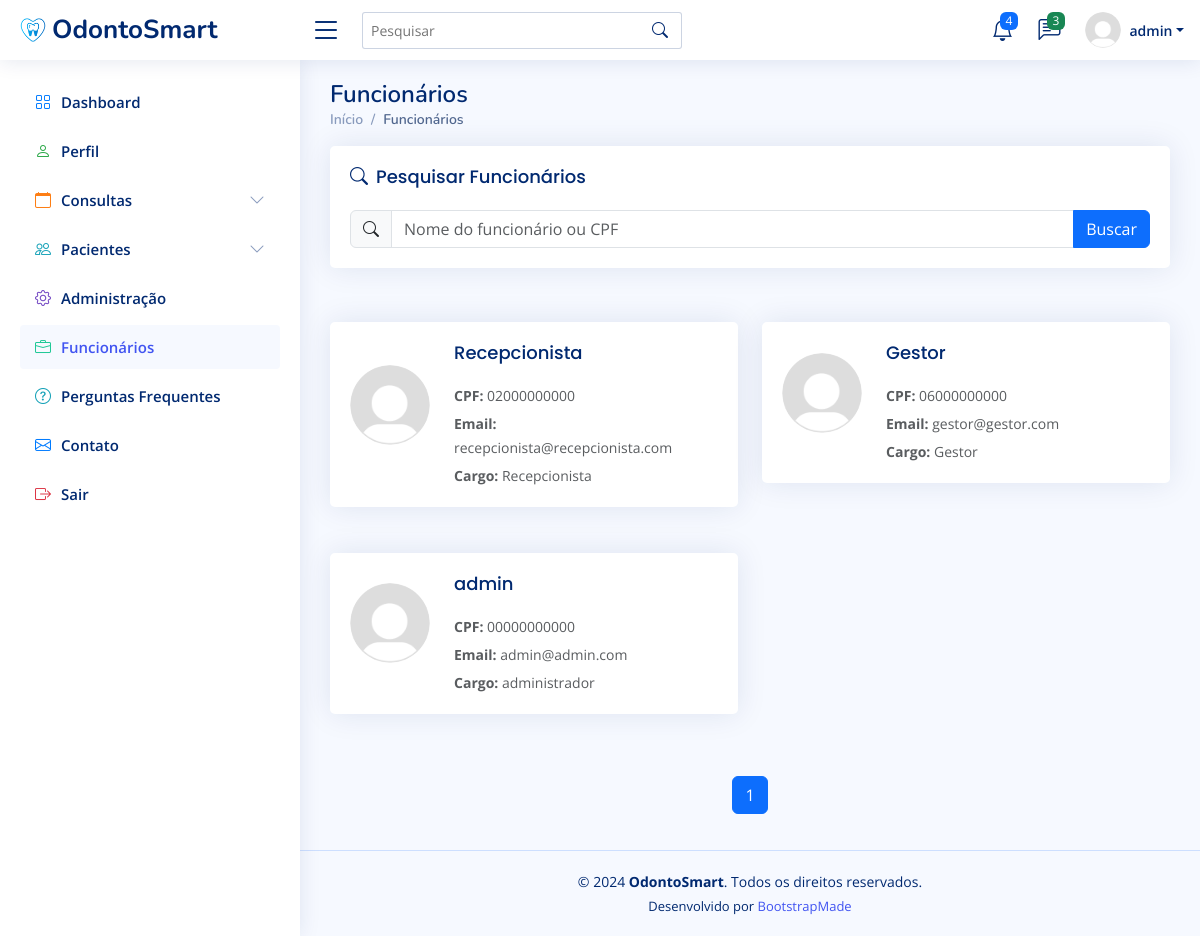
/funcionario/ (signed in), run on an earlier commit of the app's database.
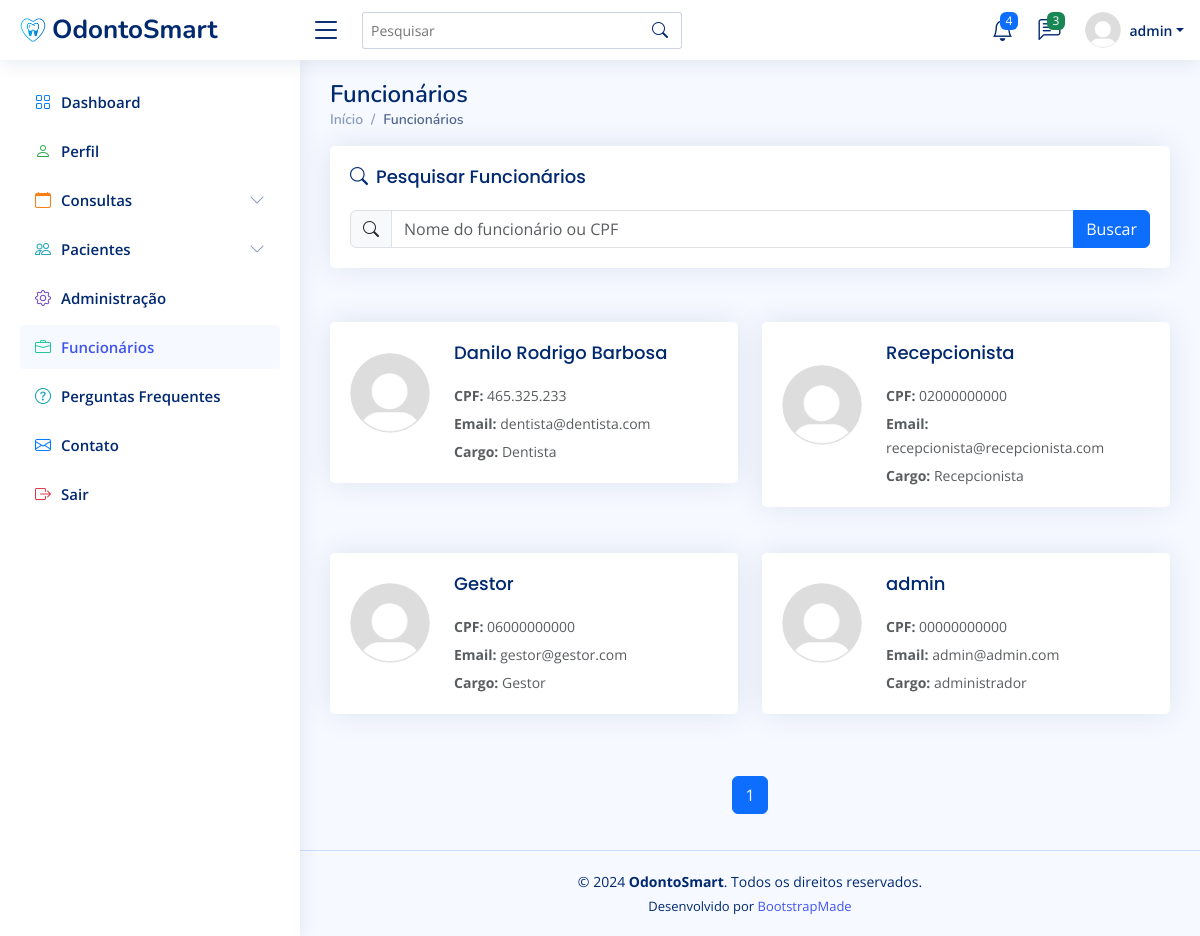
And on a later commit of the database.
### clinicaMedica/models.py (models this page shows, shortened)
class Funcionario(AbstractBaseUser, PermissionsMixin):
    cpf = models.CharField(max_length=14, unique=True)
    email = models.EmailField(unique=True, blank=False)
    salario = models.DecimalField(max_digits=10, decimal_places=2)
    cargo = models.CharField(max_length=50)
    nome = models.CharField(max_length=50)
    is_first_login = models.BooleanField(default=True)
    is_staff = models.BooleanField(default=False)
    date_joined = models.DateTimeField(verbose_name="Data de Ingresso", default=timezone.now)
    objects = FuncionarioManager()
    USERNAME_FIELD = 'email'
    REQUIRED_FIELDS = ['cpf', 'nome', 'cargo', 'salario']
    def first_two_names(self):
        parts = self.nome.split()
        if len(parts) == 1:
            name = self.nome
        elif len(parts) == 2:
            name = f"{parts[0]} {parts[1]}"
        else:
            name = f"{parts[0]} {parts[-1]}"
        if hasattr(self, 'dentista'):
            return f"Dr. {name}"
        return name

### clinicaMedica/views.py (the view)
# urls.py: path('funcionario/', views.funcionario, name='funcionario'),
@login_required
def funcionario(request):
    query = request.GET.get('procurar')
    if query:
        lista_de_funcionarios = Funcionario.objects.filter(
            nome__icontains=query
            ).union(
                Funcionario.objects.filter(cpf__icontains=query)
            ).order_by('-id')
    else:
        lista_de_funcionarios = Funcionario.objects.all().order_by('-id')  # Ordena os pacientes pelo id em ordem decrescente
    paginator = Paginator(lista_de_funcionarios, 10)  # Mostra 10 até funcionarios por página
    page_number = request.GET.get('page')
    page_obj = paginator.get_page(page_number)
    return render(request, 'pages.funcionario.html', {'page_obj': page_obj, 'query':query})

### clinicaMedica/templates/pages.funcionario.html (shortened to what the changed rows need)
{% load static %}
<!DOCTYPE html>
<html lang="pt-br">
  <head>
    <link
      href="{% static 'vendor/bootstrap/css/bootstrap.min.css' %}"
      rel="stylesheet"
    />
    <link
      href="{% static 'vendor/bootstrap-icons/bootstrap-icons.css' %}"
      rel="stylesheet"
    />
    <link
      href="{% static 'vendor/boxicons/css/boxicons.min.css' %}"
      rel="stylesheet"
    />
    <link href="{% static 'vendor/quill/quill.snow.css' %}" rel="stylesheet" />
    <link
      href="{% static 'vendor/quill/quill.bubble.css' %}"
      rel="stylesheet"
    />
    <link
      href="{% static 'vendor/remixicon/remixicon.css' %}"
      rel="stylesheet"
    />
    <link
      href="{% static 'vendor/simple-datatables/style.css' %}"
      rel="stylesheet"
    />
    <link href="{% static 'css/style.css' %}" rel="stylesheet" />
  </head>
  <body>
    <header id="header" class="header fixed-top d-flex align-items-center">
      <nav class="header-nav ms-auto">
        <ul class="d-flex align-items-center">
          <li class="nav-item dropdown pe-3">
            <a
              class="nav-link nav-profile d-flex align-items-center pe-0"
              href="#"
              data-bs-toggle="dropdown"
            >
              <img
                src="{% static 'img/profile-img.png' %}"
                alt="Perfil"
                class="rounded-circle"
              />
              <span class="d-none d-md-block dropdown-toggle ps-2"
                >{{ user.first_two_names }}</span
              > </a
            >
          </li>
        </ul>
      </nav>
    </header>
    <main id="main" class="main">
      <div class="pagetitle">
        <h1>Funcionários</h1>
      </div>
      <div class="row" id="funcionarioList">
        {% for funcionario in page_obj %}
        <div class="col-lg-6 mb-3">
          <div class="card funcionario-card">
            <div class="card-body">
              <div class="d-flex align-items-center">
                <img
                  src="{% static 'img/profile-img.png' %}"
                  alt="{{ funcionario.nome }}"
                  class="funcionario-img me-4"
                />
                <div>
                  <h5 class="card-title mb-1">{{ funcionario.nome }}</h5>
                  <p class="card-text mb-1">
                    <small class="text-muted"
                      ><strong>CPF:</strong> {{ funcionario.cpf }}</small
                    >
                  </p>
                  <p class="card-text mb-1">
                    <small class="text-muted"
                      ><strong>Email:</strong> {{ funcionario.email }}</small
                    >
                  </p>
                  <p class="card-text">
                    <small class="text-muted"
                      ><strong>Cargo:</strong> {{ funcionario.cargo }}</small
                    >
                  </p>
                </div>
              </div>
            </div>
          </div>
        </div>
        {% endfor %}
      </div>
      <nav aria-label="Page navigation" class="pt-3">
        <ul class="pagination justify-content-center">
           {% for num in page_obj.paginator.page_range %}
          <li
            class="page-item {% if page_obj.number == num %}active{% endif %}"
          >
            <a class="page-link" href="?page={{ num }}">{{ num }}</a>
          </li>
          {% endfor %}
        </ul>
      </nav>
    </main>
  </body>
</html>

What changed in the data, as far as the page shows it:
added Funcionario: nome "Danilo Rodrigo Barbosa", cpf "465.325.233", email "dentista@dentista.com", cargo "Dentista"
